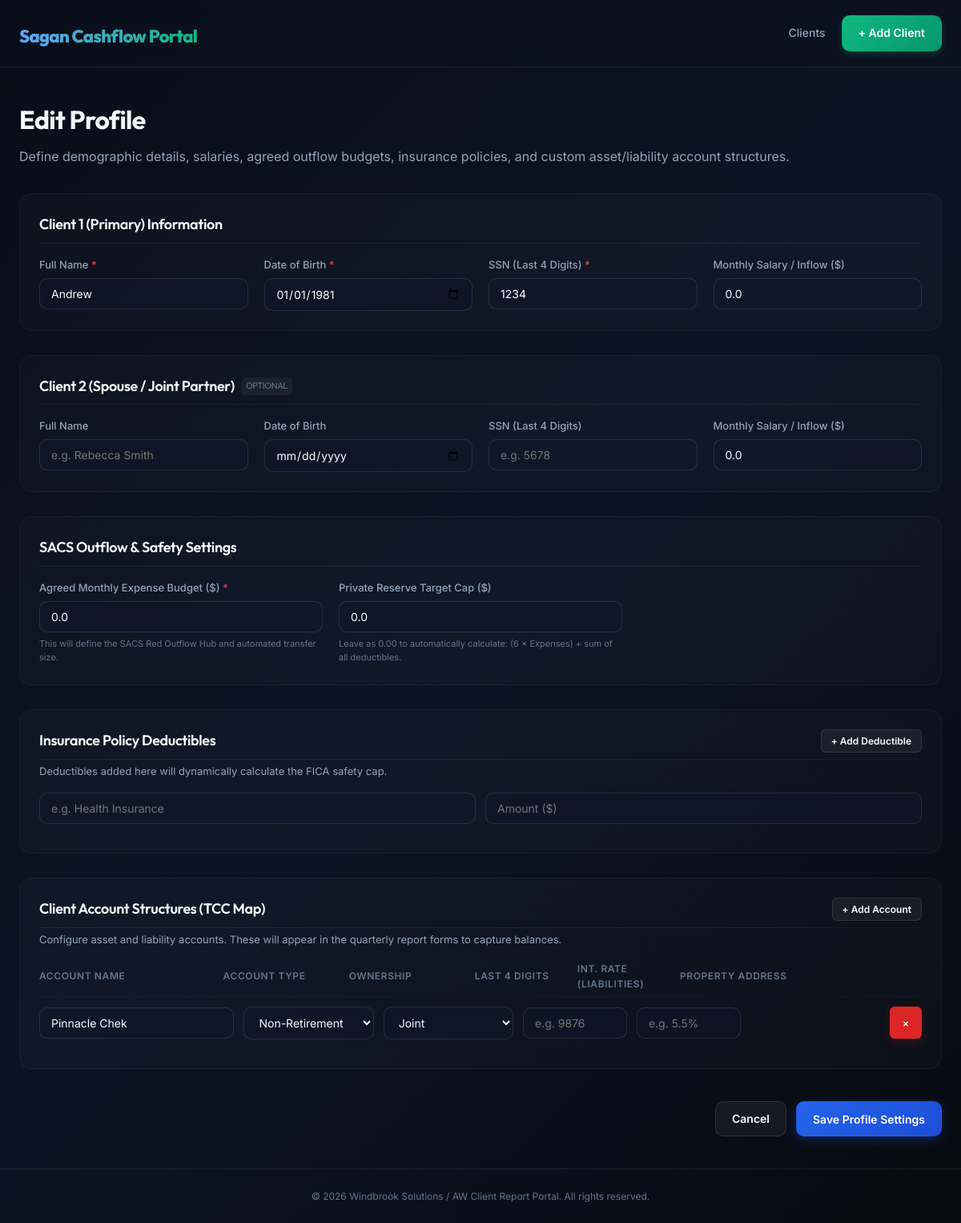
Page /client/6/edit on the committed database.
### backend/models.py (models this page shows, shortened)
class Client(db.Model):
    id = db.Column(db.Integer, primary_key=True)
    name = db.Column(db.String(200), nullable=False)
    spouse_name = db.Column(db.String(200))
    dob = db.Column(db.Date, nullable=False)
    spouse_dob = db.Column(db.Date)
    last_four_ssn = db.Column(db.String(4), nullable=False)
    spouse_last_four_ssn = db.Column(db.String(4))
    monthly_salary = db.Column(db.Float, default=0)
    spouse_monthly_salary = db.Column(db.Float, default=0)
    agreed_expense_budget = db.Column(db.Float, default=0)
    private_reserve_target = db.Column(db.Float, default=0)
    created_at = db.Column(db.DateTime, default=datetime.utcnow)
    deductibles = db.relationship('InsuranceDeductible', backref='client', lazy=True, cascade='all, delete-orphan')
    accounts = db.relationship('Account', backref='client', lazy=True, cascade='all, delete-orphan')
    reports = db.relationship('Report', backref='client', lazy=True, cascade='all, delete-orphan')

class Account(db.Model):
    id = db.Column(db.Integer, primary_key=True)
    client_id = db.Column(db.Integer, db.ForeignKey('client.id'), nullable=False)
    account_type = db.Column(db.String(50), nullable=False)
    owner = db.Column(db.String(50), nullable=False) # 'client1', 'client2', 'joint', 'trust'
    name = db.Column(db.String(200), nullable=False)
    last_four = db.Column(db.String(4))
    interest_rate = db.Column(db.Float) # mainly for liabilities
    is_liability = db.Column(db.Boolean, default=False)
    property_address = db.Column(db.String(300)) # for trust accounts

### backend/app.py (the view, shortened to what this page needs)
@app.route('/client/<int:id>/edit', methods=['GET', 'POST'])
def client_edit(id):
    client = db.session.get(Client, id)
    if not client:
        flash('Client not found.', 'error')
        return redirect(url_for('index'))
    return render_template('client_form.html', client=client)

### backend/templates/client_form.html (shortened to what this page needs)
{% extends 'base.html' %}
{% block content %}
<div class="page-header">
    <h2>{{ 'Edit Profile' if client else 'Add New Client' }}</h2>
    <p class="subtitle">Define demographic details, salaries, agreed outflow budgets, insurance policies, and custom asset/liability account structures.</p>
</div>
<form method="POST" class="glass-form client-form-grid">
    <div class="form-section span-2">
        <h3 class="section-title">Client 1 (Primary) Information</h3>
        <div class="inputs-row">
            <div class="input-group">
                <label for="name">Full Name <span class="required-star">*</span></label>
                <input type="text" id="name" name="name" value="{{ client.name if client else '' }}" required placeholder="e.g. Andrew Smith">
            </div>
            <div class="input-group">
                <label for="dob">Date of Birth <span class="required-star">*</span></label>
                <input type="date" id="dob" name="dob" value="{{ client.dob.strftime('%Y-%m-%d') if client else '' }}" required>
            </div>
            <div class="input-group">
                <label for="last_four_ssn">SSN (Last 4 Digits) <span class="required-star">*</span></label>
                <input type="text" id="last_four_ssn" name="last_four_ssn" maxlength="4" pattern="\d{4}" value="{{ client.last_four_ssn if client else '' }}" required placeholder="e.g. 1234">
            </div>
            <div class="input-group">
                <label for="monthly_salary">Monthly Salary / Inflow ($)</label>
                <input type="number" id="monthly_salary" name="monthly_salary" step="0.01" min="0" value="{{ client.monthly_salary if client else '0.00' }}">
            </div>
        </div>
    </div>
    <div class="form-section span-2">
        <h3 class="section-title">Client 2 (Spouse / Joint Partner) <span class="tag-optional">Optional</span></h3>
        <div class="inputs-row">
            <div class="input-group">
                <label for="spouse_name">Full Name</label>
                <input type="text" id="spouse_name" name="spouse_name" value="{{ client.spouse_name if client and client.spouse_name else '' }}" placeholder="e.g. Rebecca Smith">
            </div>
            <div class="input-group">
                <label for="spouse_dob">Date of Birth</label>
                <input type="date" id="spouse_dob" name="spouse_dob" value="{{ client.spouse_dob.strftime('%Y-%m-%d') if client and client.spouse_dob else '' }}">
            </div>
            <div class="input-group">
                <label for="spouse_last_four_ssn">SSN (Last 4 Digits)</label>
                <input type="text" id="spouse_last_four_ssn" name="spouse_last_four_ssn" maxlength="4" pattern="\d{4}" value="{{ client.spouse_last_four_ssn if client and client.spouse_last_four_ssn else '' }}" placeholder="e.g. 5678">
            </div>
            <div class="input-group">
                <label for="spouse_monthly_salary">Monthly Salary / Inflow ($)</label>
                <input type="number" id="spouse_monthly_salary" name="spouse_monthly_salary" step="0.01" min="0" value="{{ client.spouse_monthly_salary if client else '0.00' }}">
            </div>
        </div>
    </div>
    <div class="form-section span-2">
        <h3 class="section-title">SACS Outflow & Safety Settings</h3>
        <div class="inputs-row grid-3">
            <div class="input-group">
                <label for="agreed_expense_budget">Agreed Monthly Expense Budget ($) <span class="required-star">*</span></label>
                <input type="number" id="agreed_expense_budget" name="agreed_expense_budget" step="0.01" min="0" value="{{ client.agreed_expense_budget if client else '0.00' }}" required>
                <small class="help-text">This will define the SACS Red Outflow Hub and automated transfer size.</small>
            </div>
            <div class="input-group">
                <label for="private_reserve_target">Private Reserve Target Cap ($)</label>
                <input type="number" id="private_reserve_target" name="private_reserve_target" step="0.01" min="0" value="{{ client.private_reserve_target if client else '0.00' }}">
                <small class="help-text">Leave as 0.00 to automatically calculate: (6 &times; Expenses) + sum of all deductibles.</small>
            </div>
        </div>
    </div>
    <div class="form-section span-2">
        <div class="section-header-row">
            <h3 class="section-title">Insurance Policy Deductibles</h3>
            <button type="button" class="btn btn-secondary btn-sm" id="btn-add-deductible">+ Add Deductible</button>
        </div>
        <p class="section-subtitle">Deductibles added here will dynamically calculate the FICA safety cap.</p>
        <div class="deductibles-list" id="deductibles-container">
            {% if client and client.deductibles %}
                {% for ded in client.deductibles %}
                <div class="deductible-row form-row">
                    <input type="hidden" name="deductible_id[]" value="{{ ded.id }}">
                    <div class="col-field">
                        <input type="text" name="deductible_label[]" value="{{ ded.label }}" placeholder="e.g. Health Insurance" required>
                    </div>
                    <div class="col-field">
                        <input type="number" name="deductible_amount[]" value="{{ ded.amount }}" step="0.01" min="0" placeholder="Amount ($)" required>
                    </div>
                    <button type="button" class="btn btn-danger btn-sm remove-row-btn">&times;</button>
                </div>
                {% endfor %}
            {% else %}
                <div class="deductible-row form-row">
                    <div class="col-field">
                        <input type="text" name="deductible_label[]" placeholder="e.g. Health Insurance">
                    </div>
                    <div class="col-field">
                        <input type="number" name="deductible_amount[]" step="0.01" min="0" placeholder="Amount ($)">
                    </div>
                </div>
            {% endif %}
        </div>
    </div>
    <div class="form-section span-2">
        <div class="section-header-row">
            <h3 class="section-title">Client Account Structures (TCC Map)</h3>
            <button type="button" class="btn btn-secondary btn-sm" id="btn-add-account">+ Add Account</button>
        </div>
        <p class="section-subtitle">Configure asset and liability accounts. These will appear in the quarterly report forms to capture balances.</p>
        <div class="accounts-list-headerform form-row header-row">
            <div>Account Name</div>
            <div>Account Type</div>
            <div>Ownership</div>
            <div>Last 4 digits</div>
            <div>Int. Rate (Liabilities)</div>
            <div class="prop-addr-col">Property Address</div>
        </div>
        <div class="accounts-list" id="accounts-container">
            {% if client and client.accounts %}
                {% for acc in client.accounts %}
                <div class="account-row form-row">
                    <div class="col-field">
                        <input type="text" name="account_name[]" value="{{ acc.name }}" placeholder="e.g. Schwab Roth IRA" required>
                    </div>
                    <div class="col-field">
                        <select name="account_type[]" onchange="togglePropertyAddress(this)" required>
                            <option value="non_retirement" {{ 'selected' if acc.account_type == 'non_retirement' }}>Non-Retirement</option>
                        </select>
                    </div>
                    <div class="col-field">
                        <select name="account_owner[]" required>
                            <option value="joint" {{ 'selected' if acc.owner == 'joint' }}>Joint</option>
                        </select>
                    </div>
                    <div class="col-field">
                        <input type="text" name="account_last_four[]" value="{{ acc.last_four or '' }}" maxlength="4" pattern="\d{4}" placeholder="e.g. 9876">
                    </div>
                    <div class="col-field">
                        <input type="number" name="account_interest_rate[]" value="{{ acc.interest_rate if acc.interest_rate else '' }}" step="0.01" min="0" placeholder="e.g. 5.5%">
                    </div>
                    <button type="button" class="btn btn-danger btn-sm remove-row-btn">&times;</button>
                </div>
                {% endfor %}
            {% endif %}
        </div>
    </div>
    <div class="form-actions-bar span-2">
        <a href="{{ url_for('index') }}" class="btn btn-secondary">Cancel</a>
        <button type="submit" class="btn btn-primary">{{ 'Save Profile Settings' if client else 'Create Client Profile' }}</button>
    </div>
</form>
{% endblock %}

### rows in the picture
Client: name "Andrew", dob "01/01/1981", last_four_ssn "1234", monthly_salary "0.0", spouse_monthly_salary "0.0", agreed_expense_budget "0.0", private_reserve_target "0.0"
Account: name "Pinnacle Chek"

### other values in the picture
{{ 'Edit Profile' if client else 'Add New Client' }} "Edit Profile"
{{ 'Save Profile Settings' if client else 'Create Client Profile' }} "Save Profile Settings"
